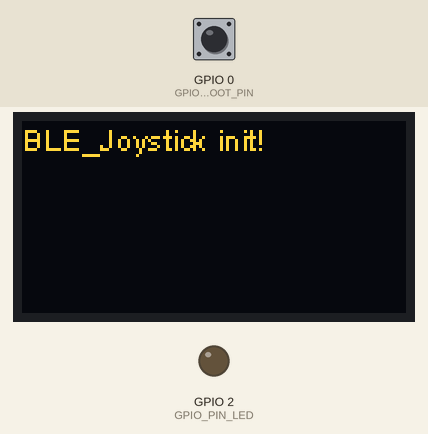
The program below on a simulated ESP32. Parts: 128×64 one-colour display, output pins drawn as LEDs (lit = HIGH). The test bench sets the inputs (shaded band); at power-on: GPIO 0 (GPIO_BUTTON_BOOT_PIN) HIGH. The OLED is the two-colour kind (top 16 rows yellow); what the program prints to the serial monitor is not drawn.

Above: at 1.2 s.
1.3 s: GPIO 0 (GPIO_BUTTON_BOOT_PIN) pulled LOW for 0.15 s
At 1.65 s:
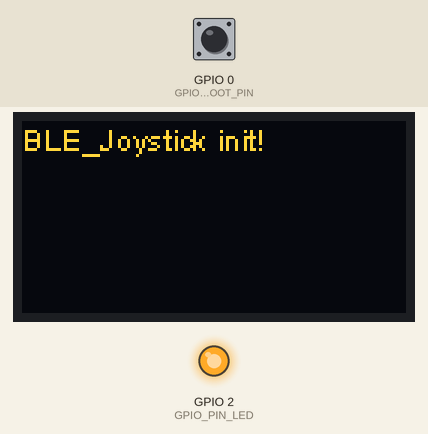
2.0 s: GPIO 0 (GPIO_BUTTON_BOOT_PIN) pulled LOW for 3.2 s
At 5.9 s:
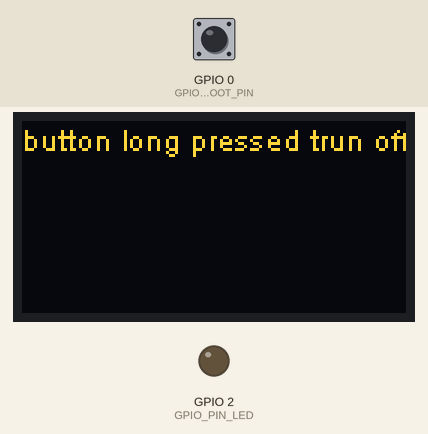
6.7 s: GPIO 0 (GPIO_BUTTON_BOOT_PIN) pulled LOW for 0.15 s
At 7.05 s:
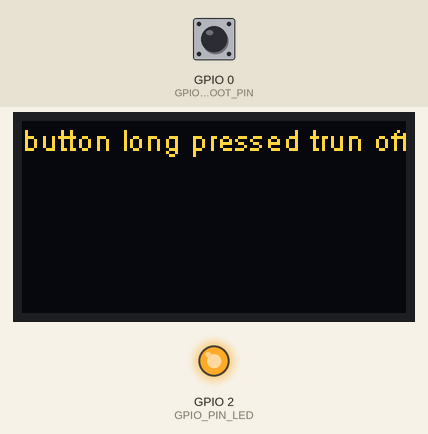
7.4 s: GPIO 0 (GPIO_BUTTON_BOOT_PIN) pulsed LOW 5 times (0.12 s each, 0.3 s apart)
11.4 s: GPIO 0 (GPIO_BUTTON_BOOT_PIN) pulled LOW for 1 s
At 12.2 s:
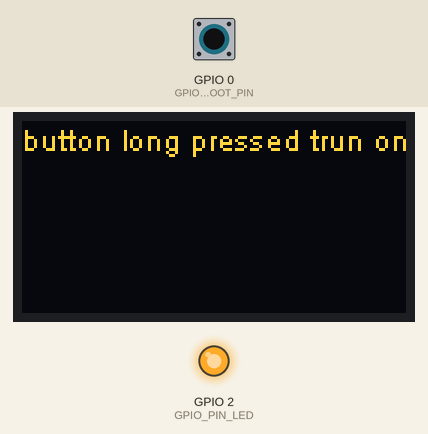
13.9 s: GPIO 0 (GPIO_BUTTON_BOOT_PIN) pulsed LOW 2 times (0.12 s each, 0.3 s apart)
At 16.9 s:
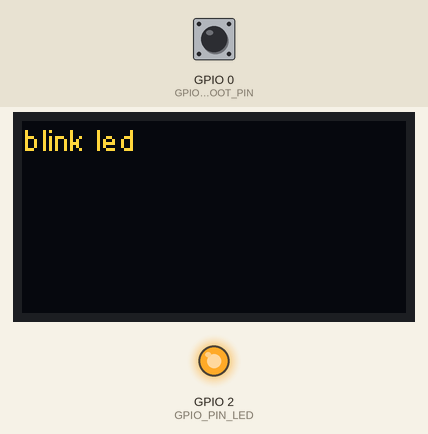
Timing chart, 0 to 17.7 s (numbered marks = the images above; inputs shaded):
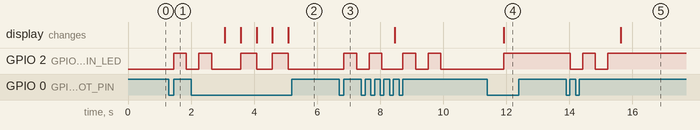

The program:

main.cpp
```cpp
#include "targets.h"
#include "common.h"
#include "myled.h"
#include "button.h"

#include <Wire.h>
#include <SSD1306.h>
#include "ESP32_BLE_HID.h"


int count;
myled led;
button button;
float buttonValue;

SSD1306 display(0x3c, GPIO_PIN_OLED_SDA, GPIO_PIN_OLED_SCL);

void buttonLongDown(){
  if(led.isOn()){
    Serial.println("button long pressed trun off led");
    display.clear();
    display.drawString(0, 0, "button long pressed trun off led");
    display.display();

    led.off();
  }else{
    Serial.println("button long pressed trun on led");
    display.clear();
    display.drawString(0,0,"button long pressed trun on led");
    display.display();
    led.on();
  }
}

void buttonShortDown(){
  Serial.println("button short pressed blink led");
    led.blink();
    display.clear();
    display.drawString(0,0,"blink led");
    display.display();
}

void setup() {
  // put your setup code here, to run once:

  Serial.begin(460800);
  Serial.println("begin:setup ===================== ");
//led on board
  led.init(GPIO_PIN_LED);
//'boot' button on board
  button.init(GPIO_BUTTON_BOOT_PIN,true);
  button.buttonShortPress=&buttonShortDown;
  button.buttonLongPress=&buttonLongDown;
//i2c ssd1306 12864 display
  display.init();
  //重置屏幕方向
  display.flipScreenVertically();
  display.setFont(ArialMT_Plain_10);

  display.drawString(0, 0, "BLE_Joystick init!");
  display.display();

}

void loop() {
 // put your main code here, to run repeatedly:

  button.handle();


  // rebuild the picture after some delay


}
```

targets.h
```cpp
#pragma once
#if !defined TARGET_NATIVE
#include <Arduino.h>
#endif
// for esp32 devkit esp-wroom32-s
#define GPIO_BUTTON_BOOT_PIN  0
#define GPIO_BUTTON_5D1WIRE_PIN 4
#define GPIO_PIN_LED 2

#define GPIO_PIN_OLED_SCL 23
#define GPIO_PIN_OLED_SDA 22

#define LUA_VERSION 3
#define OPENTX_LUA_UPDATE_INTERVAL 100


//make shure give the right pin  13
#define GPIO_PIN_RCSIGNAL_RX 13
#ifdef USE_TTL_COM
    #define GPIO_PIN_RCSIGNAL_TX 12
#else
    #define GPIO_PIN_RCSIGNAL_TX 13
#endif
```

ESP32_BLE_HID.h
```cpp
#pragma once

#if defined(PLATFORM_ESP32) && defined(BLE_HID_JOYSTICK)

#include <Arduino.h>
#include "targets.h"
#include <BleGamepad.h>

#include "CRSF.h"
extern CRSF crsf;

#define numOfButtons 0
#define numOfHatSwitches 0
#define enableX true
#define enableY true
#define enableZ false
#define enableRZ false
#define enableRX true
#define enableRY true
#define enableSlider1 true
#define enableSlider2 true
#define enableRudder false
#define enableThrottle false
#define enableAccelerator false
#define enableBrake false
#define enableSteering false


//蓝牙名称，厂商，电量
BleGamepad bleGamepad("ExpressLRS-Joystick", "EMSR", 100);

void BluetoothJoystickBegin()
{
    bleGamepad.setAutoReport(false);
    Serial.println("Starting BLE Joystick!");
    bleGamepad.setControllerType(CONTROLLER_TYPE_MULTI_AXIS);
    bleGamepad.begin(numOfButtons, numOfHatSwitches, enableX, enableY, enableZ, enableRZ, enableRX, enableRY, enableSlider1, enableSlider2, enableRudder, enableThrottle, enableAccelerator, enableBrake, enableSteering);
    bleGamepad.setAutoReport(false);   //This is true by default
}

void BluetoothJoystickSendReport()
{
    if (bleGamepad.isConnected())
    {
        bleGamepad.sendReport();
    }
}

void BluetoothJoystickUpdateValues()
{
    if (bleGamepad.isConnected())
    {
        // Serial.println("crsf update ble values");
        int16_t data[sizeof(crsf.ChannelDataIn)] = {0};

        for (uint8_t i = 0; i < 9; i++)
        {
            data[i] = map(crsf.ChannelDataIn[i], CRSF_CHANNEL_VALUE_MIN - 1, CRSF_CHANNEL_VALUE_MAX + 1, -32768, 32768);
        }

        bleGamepad.setX(data[0]);
        bleGamepad.setY(-data[1]);//不知道为啥，反正要反过来
        bleGamepad.setRX(data[2]);
        bleGamepad.setRY(data[3]);
        bleGamepad.setSlider1(data[4]);
        bleGamepad.setSlider2(data[5]);
        bleGamepad.setZ(data[6]);
        bleGamepad.setRZ(data[7]);
    }
    // process
}

#endif
```

common.h
```cpp
#pragma once


#include <Arduino.h>


#ifndef UNIT_TEST

// #include "FHSS.h"

// #if defined(Regulatory_Domain_AU_915) || defined(Regulatory_Domain_EU_868) || defined(Regulatory_Domain_FCC_915) || defined(Regulatory_Domain_AU_433) || defined(Regulatory_Domain_EU_433)
// #include "SX127xDriver.h"
// #endif

// #if defined(Regulatory_Domain_ISM_2400)
// #include "SX1280Driver.h"
// #endif

#endif // UNIT_TEST

extern uint8_t BindingUID[6];
extern uint8_t UID[6];
extern uint8_t MasterUID[6];
extern uint16_t CRCInitializer;

typedef enum
{
    TLM_RATIO_NO_TLM = 0,
    TLM_RATIO_1_128 = 1,
    TLM_RATIO_1_64 = 2,
    TLM_RATIO_1_32 = 3,
    TLM_RATIO_1_16 = 4,
    TLM_RATIO_1_8 = 5,
    TLM_RATIO_1_4 = 6,
    TLM_RATIO_1_2 = 7

} expresslrs_tlm_ratio_e;

typedef enum
{
    bad_sync_retry = 4,
    bad_sync = 3,
    connected = 2,
    tentative = 1,
    disconnected = 0
} connectionState_e;

typedef enum
{
    tim_disconnected = 0,
    tim_tentative = 1,
    tim_locked = 2
} RXtimerState_e;

extern connectionState_e connectionState;
extern connectionState_e connectionStatePrev;

typedef enum
{
    RF_DOWNLINK_INFO = 0,
    RF_UPLINK_INFO = 1,
    RF_AIRMODE_PARAMETERS = 2
} expresslrs_tlm_header_e;

typedef enum
{
    RATE_500HZ = 0,
    RATE_250HZ = 1,
    RATE_200HZ = 2,
    RATE_150HZ = 3,
    RATE_100HZ = 4,
    RATE_50HZ = 5,
    RATE_25HZ = 6,
    RATE_4HZ = 7,
    RATE_ENUM_MAX = 8
} expresslrs_RFrates_e; // Max value of 16 since only 4 bits have been assigned in the sync package.

typedef struct expresslrs_rf_pref_params_s
{
    int8_t index;
    expresslrs_RFrates_e enum_rate; // Max value of 16 since only 4 bits have been assigned in the sync package.
    int32_t RXsensitivity;          // expected RF sensitivity based on
    uint32_t TOA;                   // time on air in microseconds
    uint32_t RFmodeCycleInterval;
    uint32_t RFmodeCycleAddtionalTime;
    uint32_t SyncPktIntervalDisconnected; // how often to send the SYNC_PACKET packet (ms) when there is no response from RX
    uint32_t SyncPktIntervalConnected;    // how often to send the SYNC_PACKET packet (ms) when there we have a connection

} expresslrs_rf_pref_params_s;

#ifndef UNIT_TEST

// #if defined(Regulatory_Domain_AU_915) || defined(Regulatory_Domain_EU_868) || defined(Regulatory_Domain_FCC_915) || defined(Regulatory_Domain_AU_433) || defined(Regulatory_Domain_EU_433)
#define RATE_MAX 4
#define RATE_DEFAULT 0
// typedef struct expresslrs_mod_settings_s
// {
//     int8_t index;
//     expresslrs_RFrates_e enum_rate; // Max value of 16 since only 4 bits have been assigned in the sync package.
//     SX127x_Bandwidth bw;
//     SX127x_SpreadingFactor sf;
//     SX127x_CodingRate cr;
//     uint32_t interval;                  // interval in us seconds that corresponds to that frequency
//     expresslrs_tlm_ratio_e TLMinterval; // every X packets is a response TLM packet, should be a power of 2
//     uint8_t FHSShopInterval;            // every X packets we hop to a new frequency. Max value of 16 since only 4 bits have been assigned in the sync package.
//     uint8_t PreambleLen;

// } expresslrs_mod_settings_t;

// #endif

// #if defined(Regulatory_Domain_ISM_2400)
// #define RATE_MAX 4
// #define RATE_DEFAULT 0
// typedef struct expresslrs_mod_settings_s
// {
//     int8_t index;
//     expresslrs_RFrates_e enum_rate; // Max value of 16 since only 4 bits have been assigned in the sync package.
//     SX1280_RadioLoRaBandwidths_t bw;
//     SX1280_RadioLoRaSpreadingFactors_t sf;
//     SX1280_RadioLoRaCodingRates_t cr;
//     uint32_t interval;                  // interval in us seconds that corresponds to that frequency
//     expresslrs_tlm_ratio_e TLMinterval; // every X packets is a response TLM packet, should be a power of 2
//     uint8_t FHSShopInterval;            // every X packets we hop to a new frequency. Max value of 16 since only 4 bits have been assigned in the sync package.
//     uint8_t PreambleLen;

// } expresslrs_mod_settings_t;

// #endif


// expresslrs_mod_settings_s *get_elrs_airRateConfig(int8_t index);
expresslrs_rf_pref_params_s *get_elrs_RFperfParams(int8_t index);

uint8_t ICACHE_RAM_ATTR TLMratioEnumToValue(expresslrs_tlm_ratio_e enumval);
uint16_t RateEnumToHz(expresslrs_RFrates_e eRate);

// extern expresslrs_mod_settings_s *ExpressLRS_currAirRate_Modparams;
// extern expresslrs_rf_pref_params_s *ExpressLRS_currAirRate_RFperfParams;
extern uint8_t ExpressLRS_nextAirRateIndex;
//extern expresslrs_mod_settings_s *ExpressLRS_nextAirRate;
//extern expresslrs_mod_settings_s *ExpressLRS_prevAirRate;
uint8_t ICACHE_RAM_ATTR enumRatetoIndex(expresslrs_RFrates_e rate);

#endif // UNIT_TEST

#define AUX1 4
#define AUX2 5
#define AUX3 6
#define AUX4 7
#define AUX5 8
#define AUX6 9
#define AUX7 10
#define AUX8 11

//ELRS SPECIFIC OTA CRC
//Koopman formatting https://users.ece.cmu.edu/~koopman/crc/
#define ELRS_CRC_POLY 0x07 // 0x83
#define ELRS_CRC14_POLY 0x2E57 // 0x372B
```

Measured:
- after the input at 1.3 s, GPIO 2 (GPIO_PIN_LED): LOW → HIGH after 0.15 s, → LOW 0.40 s later
- after the input at 2.0 s, the display: first differs from a run without the input after 1.6 s (image 2 shows a later state)
- after the input at 6.7 s, GPIO 2 (GPIO_PIN_LED): LOW → HIGH after 0.15 s, → LOW 0.40 s later
- after the input at 11.4 s, GPIO 2 (GPIO_PIN_LED): LOW → HIGH after 0.52 s; the display: changes after 0.52 s (image 4)
- after the input at 13.9 s, GPIO 2 (GPIO_PIN_LED): alternates HIGH for 0.40 s and LOW for 0.40 s, 4 changes in all, then stays HIGH, starting after 0.12 s; the display: changes after 1.7 s (image 5)
